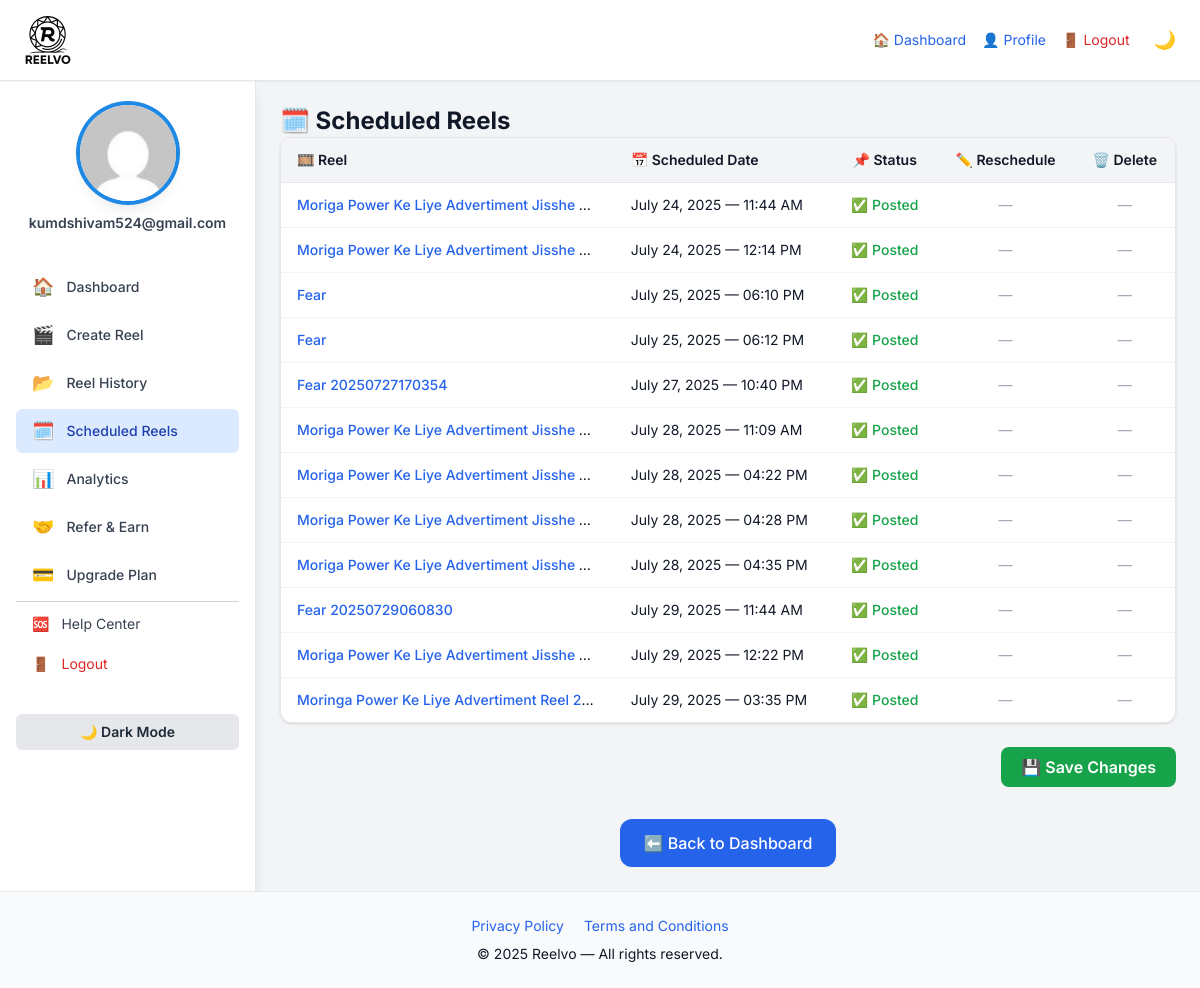
The app's page /schedule (signed in) with its own data.
### models/schedule.py (models this page shows, shortened)
class Schedule(db.Model, TimestampMixin):
    __tablename__ = 'schedules'
    id = db.Column(db.Integer, primary_key=True, autoincrement=True)
    user_id = db.Column(db.Integer, db.ForeignKey('users.id'), nullable=False)
    reel_id = db.Column(db.Integer, db.ForeignKey('reels.id'), nullable=False)
    scheduled_for = db.Column(db.DateTime, nullable=True)
    timezone = db.Column(db.String(50), default='Asia/Kolkata', nullable=False)
    retry_count = db.Column(db.Integer, default=0, nullable=False)
    status = db.Column(db.String(20), default='pending', nullable=False)  # Values: pending/processing/posted/failed
    error_log = db.Column(db.Text)
    __table_args__ = (
        db.CheckConstraint("status IN ('pending', 'processing', 'posted', 'failed')"),
        db.Index('idx_schedule_time', 'scheduled_for'),
        db.Index('idx_schedule_status', 'status'),
        db.Index('idx_schedule_user', 'user_id'),
    )

### routes/schedule.py (the view)
@schedule_bp.route("/schedule", methods=["GET"])
def list_scheduled_jobs_view():
    user_id = get_user_id()
    if not user_id:
        return redirect(url_for("auth.login"))
    schedules = Schedule.query.filter_by(user_id=user_id)\
        .order_by(Schedule.scheduled_for.asc()).all()
    reel_map = {reel.id: reel.title for reel in Reel.query.all()}
    for item in schedules:
        item.title = reel_map.get(item.reel_id, "Untitled Reel")
    current_app.logger.debug(
        f"[Schedule] user_id={user_id} loaded {len(schedules)} scheduled items."
    )
    return render_template(
        "scheduled.html",
        user_id=user_id,
        scheduled=schedules
    )

### utils/auth_utils.py (called while the page is built)
def get_user_id() -> Optional[int]:
    user = session.get("user")
    return user.get("id") if user else None

### templates/scheduled.html (shortened to what this page needs)
{% extends "base.html" %}
{% block heading %}
<span class="inline-flex items-center gap-2 text-2xl font-bold text-gray-900 dark:text-gray-600">
  🗓️ Scheduled Reels
</span>
{% endblock %}
{% block content %}
<section class="space-y-8" role="region" aria-label="Scheduled Reels Section">
  {% if scheduled and scheduled|length > 0 %}
  <form method="post"
        action="{{ url_for('schedule.update_schedule') }}"
        aria-label="Scheduled Reels Management Form">
    <div class="overflow-x-auto border border-gray-200 dark:border-gray-700 rounded-xl shadow">
      <table class="min-w-full divide-y divide-gray-200 dark:divide-gray-700 text-sm text-gray-900 dark:text-gray-100">
        <thead class="bg-gray-100 dark:bg-gray-800">
          <tr class="text-left">
            <th class="px-4 py-3 font-semibold">🎞️ Reel</th>
            <th class="px-4 py-3 font-semibold">📅 Scheduled Date</th>
            <th class="px-4 py-3 font-semibold text-center">📌 Status</th>
            <th class="px-4 py-3 font-semibold text-center">✏️ Reschedule</th>
            <th class="px-4 py-3 font-semibold text-center">🗑️ Delete</th>
          </tr>
        </thead>
        <tbody class="divide-y divide-gray-100 dark:divide-gray-800 bg-white dark:bg-gray-900">
          {% for item in scheduled %}
          <tr class="hover:bg-gray-50 dark:hover:bg-gray-800 transition">
            <td class="px-4 py-3 max-w-xs truncate" title="{{ item.title }}">
              <span class="text-blue-600 dark:text-blue-400 font-medium">{{ item.title }}</span>
            </td>
            <td class="px-4 py-3">
              {% if item.scheduled_for %}
                {{ item.scheduled_for.strftime('%B %d, %Y — %I:%M %p') }}
              {% else %}
                —
              {% endif %}
            </td>
            <td class="px-4 py-3 text-center">
              {% if item.status == 'posted' %}
                <span class="inline-flex items-center gap-1 text-green-600 dark:text-green-400 font-medium">
                  ✅ Posted
                </span>
              {% elif item.status == 'failed' %}
                <span class="inline-flex items-center gap-1 text-red-600 dark:text-red-400 font-medium">
                  ❌ Failed
                </span>
              {% elif item.status == 'processing' %}
                <span class="inline-flex items-center gap-1 text-blue-600 dark:text-blue-400 font-medium">
                  🔄 Processing
                </span>
              {% else %}
                <span class="inline-flex items-center gap-1 text-yellow-600 dark:text-yellow-400 font-medium">
                  ⏳ Pending
                </span>
              {% endif %}
            </td>
            <td class="px-4 py-3 text-center">
              {% if item.status != 'posted' %}
              <label for="reschedule_{{ item.id }}" class="sr-only">Reschedule {{ item.title }}</label>
              <input type="datetime-local"
                     id="reschedule_{{ item.id }}"
                     name="reschedule_{{ item.id }}"
                     value="{{ item.scheduled_for.strftime('%Y-%m-%dT%H:%M') if item.scheduled_for else '' }}"
                     class="px-3 py-2 rounded-md border border-gray-300 dark:border-gray-600 bg-white dark:bg-gray-800 text-gray-900 dark:text-gray-100 focus:outline-none focus:ring-2 focus:ring-blue-500 text-sm" />
              {% else %}
              <span class="text-gray-400 dark:text-gray-500">—</span>
              {% endif %}
            </td>
            <td class="px-4 py-3 text-center">
              {% if item.status != 'posted' %}
              <input type="checkbox"
                     id="delete_{{ item.id }}"
                     name="delete_{{ item.id }}"
                     class="accent-red-600 rounded border-gray-300 dark:border-gray-600 focus:ring-red-500"
                     aria-label="Delete {{ item.title }}">
              {% else %}
              <span class="text-gray-400 dark:text-gray-500">—</span>
              {% endif %}
            </td>
          </tr>
          {% endfor %}
        </tbody>
      </table>
    </div>
    <div class="mt-6 flex justify-end">
      <button type="submit"
              class="inline-flex items-center gap-2 bg-green-600 hover:bg-green-700 text-white px-5 py-2 rounded-lg font-semibold focus:outline-none focus:ring-2 focus:ring-green-500 transition">
        💾 Save Changes
      </button>
    </div>
  </form>
  {% else %}
    <div class="text-center text-gray-600 dark:text-gray-400 text-lg mt-8">
      ⚠️ You don’t have any scheduled reels.
    </div>
  {% endif %}
  <div class="mt-12 text-center">
    <a href="{{ url_for('dashboard.dashboard') }}"
       class="inline-flex items-center justify-center gap-2 bg-blue-600 hover:bg-blue-700 text-white px-6 py-3 rounded-xl font-medium transition"
       aria-label="Back to Dashboard">
      ⬅️ Back to Dashboard
    </a>
  </div>
</section>
{% endblock %}

### templates/base.html (style rules this page uses)
body { font-family: 'Inter', sans-serif; transition: background-color 0.3s ease, color 0.3s ease; }

### records on screen
Schedule: title "Moriga Power Ke Liye Advertiment Jisshe…", scheduled_for "July 24, 2025 — 11:44 AM", status "✅ Posted"
Schedule: title "Moriga Power Ke Liye Advertiment Jisshe…", scheduled_for "July 24, 2025 — 12:14 PM", status "✅ Posted"
Schedule: title "Fear", scheduled_for "July 25, 2025 — 06:10 PM", status "✅ Posted"
Schedule: title "Fear", scheduled_for "July 25, 2025 — 06:12 PM", status "✅ Posted"
Schedule: title "Fear 20250727170354", scheduled_for "July 27, 2025 — 10:40 PM", status "✅ Posted"
Schedule: title "Moriga Power Ke Liye Advertiment Jisshe…", scheduled_for "July 28, 2025 — 11:09 AM", status "✅ Posted"
Schedule: title "Moriga Power Ke Liye Advertiment Jisshe…", scheduled_for "July 28, 2025 — 04:22 PM", status "✅ Posted"
Schedule: title "Moriga Power Ke Liye Advertiment Jisshe…", scheduled_for "July 28, 2025 — 04:28 PM", status "✅ Posted"
Schedule: title "Moriga Power Ke Liye Advertiment Jisshe…", scheduled_for "July 28, 2025 — 04:35 PM", status "✅ Posted"
Schedule: title "Fear 20250729060830", scheduled_for "July 29, 2025 — 11:44 AM", status "✅ Posted"
Schedule: title "Moriga Power Ke Liye Advertiment Jisshe…", scheduled_for "July 29, 2025 — 12:22 PM", status "✅ Posted"
Schedule: title "Moringa Power Ke Liye Advertiment Reel 2…", scheduled_for "July 29, 2025 — 03:35 PM", status "✅ Posted"

### other values on screen
{{ user_email }} "kumdshivam524@gmail.com"
{{ icon }} "🏠" "🎬" "📂" "🗓️" "📊" "🤝" "💳"
{{ label }} "Dashboard" "Create Reel" "Reel History" "Scheduled Reels" "Analytics" "Refer & Earn" "Upgrade Plan"
{{ current_year or 2025 }} "2025"
